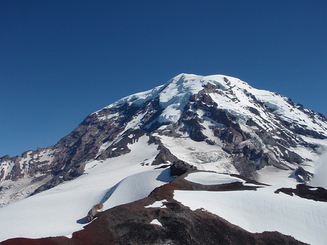
#> input picture project2/data/rainer/Rainier1.png, 327 x 245 px, shrunk from 517 x 388 before the run; its folder holds 4 pictures in this run
$ jupyter execute --allow-errors stitch.ipynb   (shell and % lines are left out)
#> lines starting #> are read from the running program, lines starting #| are printed output that depends on the picture
[cell 1]
import cv2
import glob
import numpy as np


from plot_utils import convert_and_plot
from matcher import get_good_matches, kNN_matcher
from img_utils import get_direction, get_homography, ransac

from functools import cmp_to_key

[cell 2]
class Image:
    """
    Each Image object consists of the image, keypoints &
    descriptors.
    """

    def __init__(self, img, kp=None, des=None, verbose=True):
        self.img = img
        self.shape = img.shape
        sift = cv2.xfeatures2d.SIFT_create()


        if kp is None or des is None:
            self.kp, self.des = sift.detectAndCompute(self.img, None)
        else:
            self.kp = kp
            self.des = des

    def __eq__(self, other):
        return (self.img == other.img).all()

    def __hash__(self):
        return hash((tuple(row) for row in self.img))


# [37 lines left out: function get_direction, not called in this run]

[cell 3]
def stitch_images(path_to_directory, verbose=False):
    """
    Input - Path from images should be read from
    Returns - None

    This function reads the images from the given
    path, aligns it and writes result into panorama.jpg
    """
#> called with path_to_directory = '../data/rainer/', verbose = False
    # Get image paths in given directory
    image_paths = glob.glob(path_to_directory + "/*")

    # Read all these images with cv2.imread
    images = [cv2.imread(image_path)
              for image_path in image_paths
              if "panorama" not in image_path]
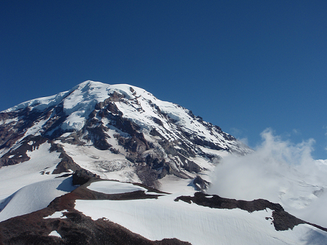
#> input picture project2/data/rainer/Rainier2.png, 327 x 245 px, shrunk from 517 x 388 before the run
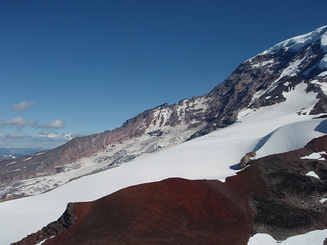
#> input picture project2/data/rainer/Rainier3.png, 327 x 245 px, shrunk from 517 x 388 before the run
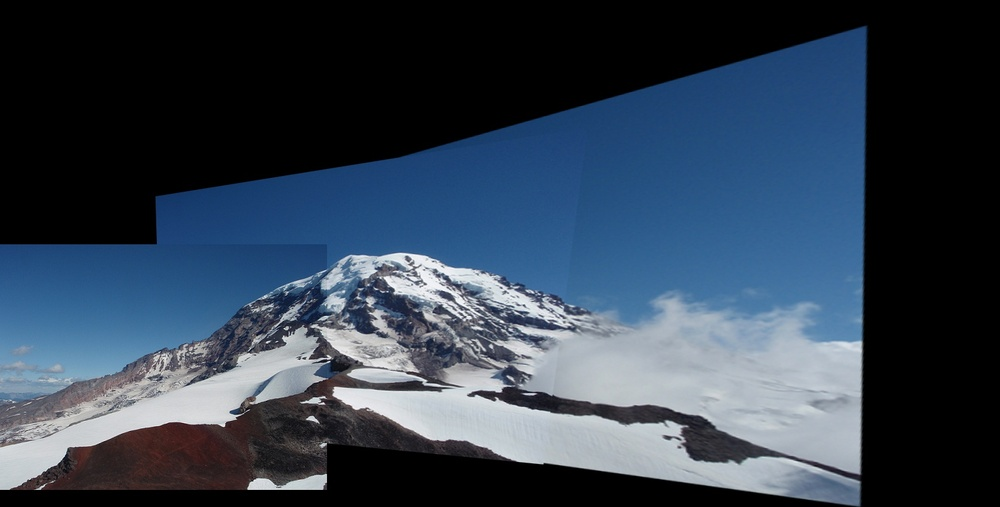
#> input picture project2/data/rainer/panaroma.jpg, 1000 x 507 px, shrunk from 1581 x 801 before the run
#> images = 4 items

    # Image dimensions
    h, w, _ = images[0].shape
#> h = 245; w = 327

    # Convert each of these images to Image class
    for i, image in enumerate(images):
        images[i] = Image(image, verbose=verbose)
#> this loop made 4 passes

    if verbose:
        print("Read", i + 1, "images")

    # Alignment step
    I = sorted(list(set(images)),
               key=cmp_to_key(lambda x, y:
                              get_direction(x.kp, y.kp,
                                            x.des, y.des,
                                            x.img, y.img)))

    # Plot all images if necessary
    if verbose:
        print("Found", i + 1 - len(I), "duplicate images")
        for i in range(len(I)):
            convert_and_plot(I[i].img)

    # [59 lines left out: functions warp_two_images, stitch_2_images, not called in this run]

    assert(2 <= len(I) <= 3)
    if len(I) == 2:
        panorama = stitch_2_images(I[0], I[1])

    else:
        panorama = stitch_2_images(I[1], I[2])
        panorama = stitch_2_images(I[0], Image(panorama))

    convert_and_plot(panorama)

#> (the rest of this cell did not finish here and is left out)
